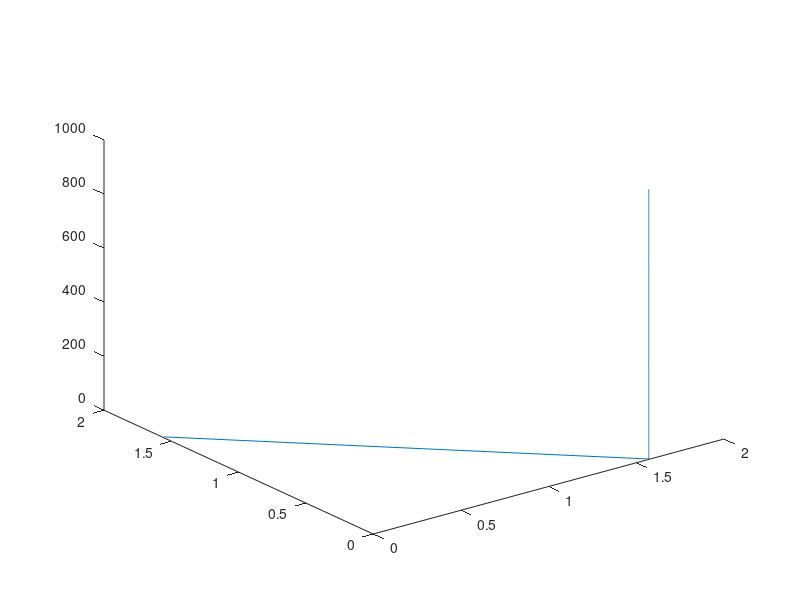

This figure's MATLAB source:
close all
clear all
clc
% Basic Arithmetic Operations
a = 10^10;
b = 5^20;

% Addition
addition = a + b;
disp(['Addition: ', num2str(a), ' + ', num2str(b), ' = ', num2str(addition)]);

% Subtraction
subtraction = a - b;
disp(['Subtraction: ', num2str(a), ' - ', num2str(b), ' = ', num2str(subtraction)]);

% Multiplication
multiplication = a * b;
disp(['Multiplication: ', num2str(a), ' * ', num2str(b), ' = ', num2str(multiplication)]);

% Division
division = a / b;
disp(['Division: ', num2str(a), ' / ', num2str(b), ' = ', num2str(division)]);
%% 
% Power
power_result = a^b;
disp(['Power: ', num2str(a), ' ^ ', num2str(b), ' = ', num2str(power_result)]);

% Square Root
sqrt_result = sqrt(a);
disp(['Square Root: sqrt(', num2str(a), ') = ', num2str(sqrt_result)]);
%% 

% Trigonometric Functions
angle = 45; % 45 degrees in radians

% Sine
sine_result = sind(angle);
disp(['Sin: sin(', num2str(angle), ') = ', num2str(sine_result)]);
%% 
% Cosine
angle =180;
cosine_result = cosd(angle);
disp(['Cos: cos(', num2str(angle), ') = ', num2str(cosine_result)]);
%% 
% Tangent
angle =90;
tangent_result = cotd(angle);
disp(['Cot: cot(', num2str(angle), ') = ', num2str(tangent_result)]);
%% 
% Logarithmic Functions
number = 100;
% Natural Logarithm
natural_log = log(number);
disp(['Natural Logarithm: log(', num2str(number), ') = ', num2str(natural_log)]);

% Base-10 Logarithm
log10_result = log10(number);
disp(['Base-10 Logarithm: log10(', num2str(number), ') = ', num2str(log10_result)]);

% Exponential Function
exponential_result = exp(1); % e^1
disp(['Exponential Function: exp(1) = ', num2str(exponential_result)]);

%% creating plot
% Sample data
close all
clear all
clc
a = 0:0.1:10;
b = sin(a);
plot(a,b);
xlabel('x-axis');
ylabel('y-axis');
title('first plot');
%% 3d plot
close all
clear all
clc
t=0:pi/4:1000
a=asin(t)
b=acos(t)
plot3(a,b,t)




%% Matrix operation
% Define matrices
close all
clear all
clc

A = [1 2; 3 4];
B = [5 6; 7 8];

% Matrix addition
C = A + B;

% Matrix subtraction
D = A - B;

% Element-wise multiplication
E = A .* B;

% Matrix wise multiplication
F = A * B;

% Display results
disp('Matrix C:');
disp(C);
%% 

disp(C);
disp('Matrix D:');
disp(D);
disp('Matrix E:');
disp(E);
disp('Matrix F:');
disp(F);



